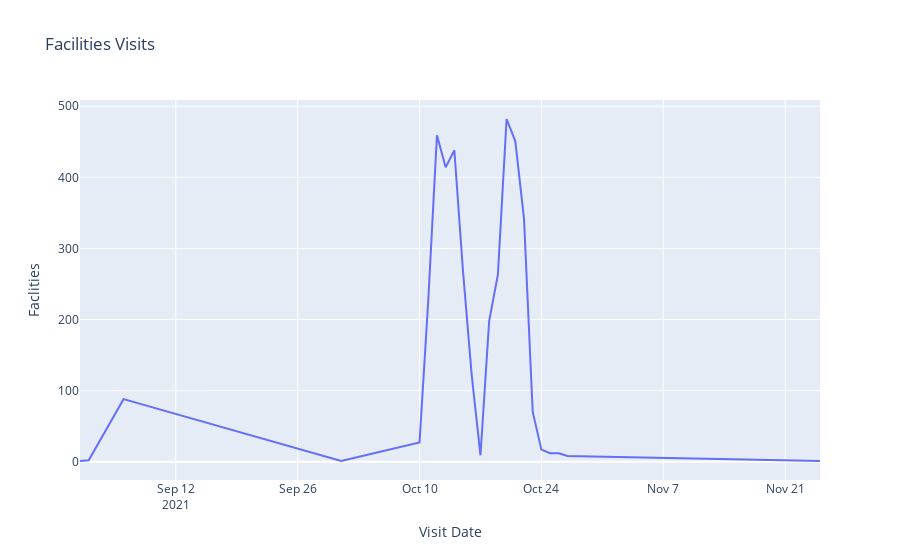

Notebook cell for this chart:
### Code cell
visit_line_chart = px.line(raw_data.groupby(by='Visit Date').count().reset_index(),
                          x='Visit Date',
                          y='site_name',
                          labels={'site_name': 'Faclities'},
                          title='Facilities Visits')

visit_line_chart.show()

### Figure 1 — Plotly figure (JSON) as saved in the notebook; plotly's stock layout.template omitted (floating-point values rounded to 4 significant figures)
{"data": [{"hovertemplate": "Visit Date=%{x}<br>Faclities=%{y}<extra></extra>", "legendgroup": "", "line": {"color": "#636efa", "dash": "solid"}, "marker": {"symbol": "circle"}, "mode": "lines", "name": "", "orientation": "v", "showlegend": false, "type": "scatter", "x": ["2021-09-01T00:00:00", "2021-09-02T00:00:00", "2021-09-06T00:00:00", "2021-10-01T00:00:00", "2021-10-10T00:00:00", "2021-10-11T00:00:00", "2021-10-12T00:00:00", "2021-10-13T00:00:00", "2021-10-14T00:00:00", "2021-10-15T00:00:00", "2021-10-16T00:00:00", "2021-10-17T00:00:00", "2021-10-18T00:00:00", "2021-10-19T00:00:00", "2021-10-20T00:00:00", "2021-10-21T00:00:00", "2021-10-22T00:00:00", "2021-10-23T00:00:00", "2021-10-24T00:00:00", "2021-10-25T00:00:00", "2021-10-26T00:00:00", "2021-10-27T00:00:00", "2021-11-25T00:00:00"], "xaxis": "x", "y": [1, 2, 88, 1, 27, 226, 459, 414, 438, 267, 121, 9, 198, 263, 482, 451, 342, 70, 17, 12, 12, 8, 1], "yaxis": "y"}], "layout": {"legend": {"tracegroupgap": 0}, "title": {"text": "Facilities Visits"}, "xaxis": {"anchor": "y", "domain": [0, 1], "title": {"text": "Visit Date"}}, "yaxis": {"anchor": "x", "domain": [0, 1], "title": {"text": "Faclities"}}}}
